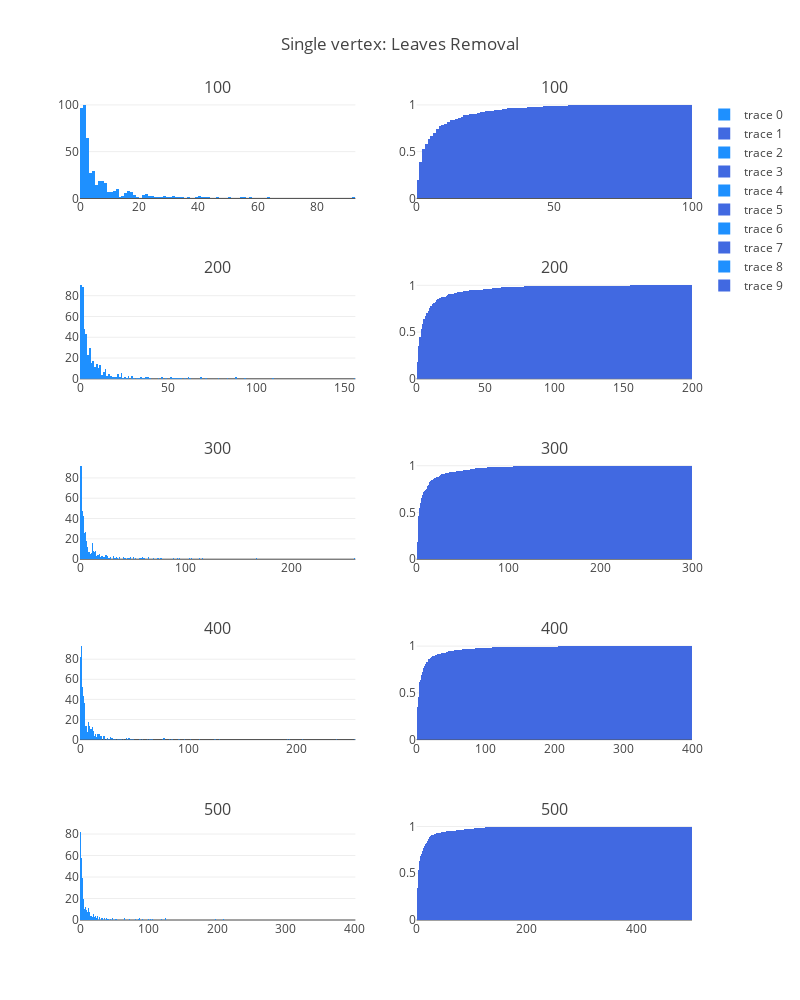

This figure's notebook cell:
### Code cell
fig['layout'].update(height=1000, width=800, title='Single vertex: Leaves Removal')
iplot(fig, filename='simple-subplot')

### Figure 1 — Plotly figure (JSON) as saved in the notebook; plotly's stock layout.template omitted (floating-point values rounded to 4 significant figures; data arrays with more than 128 entries replaced by an {"elided": "..."} marker saying what was removed)
{"data": [{"marker": {"color": "dodgerblue"}, "type": "histogram", "x": {"elided": "500 int values"}, "xaxis": "x1", "xbins": {"end": 100, "size": 1, "start": 0}, "yaxis": "y1"}, {"cumulative": {"enabled": true}, "histnorm": "probability", "marker": {"color": "royalblue"}, "type": "histogram", "x": {"elided": "500 int values"}, "xaxis": "x2", "xbins": {"end": 100, "size": 1, "start": 0}, "yaxis": "y2"}, {"marker": {"color": "dodgerblue"}, "type": "histogram", "x": {"elided": "500 int values"}, "xaxis": "x3", "xbins": {"end": 200, "size": 1, "start": 0}, "yaxis": "y3"}, {"cumulative": {"enabled": true}, "histnorm": "probability", "marker": {"color": "royalblue"}, "type": "histogram", "x": {"elided": "500 int values"}, "xaxis": "x4", "xbins": {"end": 200, "size": 1, "start": 0}, "yaxis": "y4"}, {"marker": {"color": "dodgerblue"}, "type": "histogram", "x": {"elided": "500 int values"}, "xaxis": "x5", "xbins": {"end": 300, "size": 1, "start": 0}, "yaxis": "y5"}, {"cumulative": {"enabled": true}, "histnorm": "probability", "marker": {"color": "royalblue"}, "type": "histogram", "x": {"elided": "500 int values"}, "xaxis": "x6", "xbins": {"end": 300, "size": 1, "start": 0}, "yaxis": "y6"}, {"marker": {"color": "dodgerblue"}, "type": "histogram", "x": {"elided": "500 int values"}, "xaxis": "x7", "xbins": {"end": 400, "size": 1, "start": 0}, "yaxis": "y7"}, {"cumulative": {"enabled": true}, "histnorm": "probability", "marker": {"color": "royalblue"}, "type": "histogram", "x": {"elided": "500 int values"}, "xaxis": "x8", "xbins": {"end": 400, "size": 1, "start": 0}, "yaxis": "y8"}, {"marker": {"color": "dodgerblue"}, "type": "histogram", "x": {"elided": "500 int values"}, "xaxis": "x9", "xbins": {"end": 500, "size": 1, "start": 0}, "yaxis": "y9"}, {"cumulative": {"enabled": true}, "histnorm": "probability", "marker": {"color": "royalblue"}, "type": "histogram", "x": {"elided": "500 int values"}, "xaxis": "x10", "xbins": {"end": 500, "size": 1, "start": 0}, "yaxis": "y10"}], "layout": {"annotations": [{"font": {"size": 16}, "showarrow": false, "text": "100", "x": 0.225, "xanchor": "center", "xref": "paper", "y": 1, "yanchor": "bottom", "yref": "paper"}, {"font": {"size": 16}, "showarrow": false, "text": "100", "x": 0.775, "xanchor": "center", "xref": "paper", "y": 1, "yanchor": "bottom", "yref": "paper"}, {"font": {"size": 16}, "showarrow": false, "text": "200", "x": 0.225, "xanchor": "center", "xref": "paper", "y": 0.78, "yanchor": "bottom", "yref": "paper"}, {"font": {"size": 16}, "showarrow": false, "text": "200", "x": 0.775, "xanchor": "center", "xref": "paper", "y": 0.78, "yanchor": "bottom", "yref": "paper"}, {"font": {"size": 16}, "showarrow": false, "text": "300", "x": 0.225, "xanchor": "center", "xref": "paper", "y": 0.56, "yanchor": "bottom", "yref": "paper"}, {"font": {"size": 16}, "showarrow": false, "text": "300", "x": 0.775, "xanchor": "center", "xref": "paper", "y": 0.56, "yanchor": "bottom", "yref": "paper"}, {"font": {"size": 16}, "showarrow": false, "text": "400", "x": 0.225, "xanchor": "center", "xref": "paper", "y": 0.34, "yanchor": "bottom", "yref": "paper"}, {"font": {"size": 16}, "showarrow": false, "text": "400", "x": 0.775, "xanchor": "center", "xref": "paper", "y": 0.34, "yanchor": "bottom", "yref": "paper"}, {"font": {"size": 16}, "showarrow": false, "text": "500", "x": 0.225, "xanchor": "center", "xref": "paper", "y": 0.12, "yanchor": "bottom", "yref": "paper"}, {"font": {"size": 16}, "showarrow": false, "text": "500", "x": 0.775, "xanchor": "center", "xref": "paper", "y": 0.12, "yanchor": "bottom", "yref": "paper"}], "height": 1000, "title": "Single vertex: Leaves Removal", "width": 800, "xaxis1": {"anchor": "y1", "domain": [0, 0.45]}, "xaxis10": {"anchor": "y10", "domain": [0.55, 1]}, "xaxis2": {"anchor": "y2", "domain": [0.55, 1]}, "xaxis3": {"anchor": "y3", "domain": [0, 0.45]}, "xaxis4": {"anchor": "y4", "domain": [0.55, 1]}, "xaxis5": {"anchor": "y5", "domain": [0, 0.45]}, "xaxis6": {"anchor": "y6", "domain": [0.55, 1]}, "xaxis7": {"anchor": "y7", "domain": [0, 0.45]}, "xaxis8": {"anchor": "y8", "domain": [0.55, 1]}, "xaxis9": {"anchor": "y9", "domain": [0, 0.45]}, "yaxis1": {"anchor": "x1", "domain": [0.88, 1]}, "yaxis10": {"anchor": "x10", "domain": [0, 0.12]}, "yaxis2": {"anchor": "x2", "domain": [0.88, 1]}, "yaxis3": {"anchor": "x3", "domain": [0.66, 0.78]}, "yaxis4": {"anchor": "x4", "domain": [0.66, 0.78]}, "yaxis5": {"anchor": "x5", "domain": [0.44, 0.56]}, "yaxis6": {"anchor": "x6", "domain": [0.44, 0.56]}, "yaxis7": {"anchor": "x7", "domain": [0.22, 0.34]}, "yaxis8": {"anchor": "x8", "domain": [0.22, 0.34]}, "yaxis9": {"anchor": "x9", "domain": [0, 0.12]}}}
